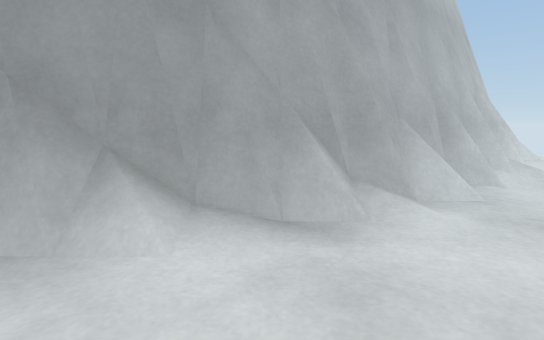
View 1 (above)

14 first-person views from a walk through a 3-D level made in the Unity game engine. The camera is 1.3 m above the floor, tilts 8° down and sees 80° across. The floor is counted in squares, 0.5 m on a side. Each view is taken from the middle of a square. On the plan, view 1 faces up. The plan holds only what a view shows up to about 20 squares ahead; the rest is blank. The place goes on beyond the plan. Surface patterns are stand-ins for the level's own textures.

View 2
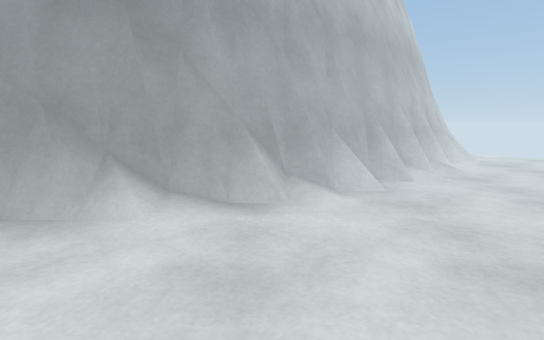

View 3
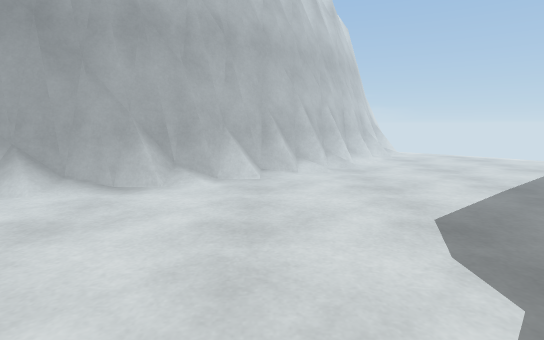

View 4
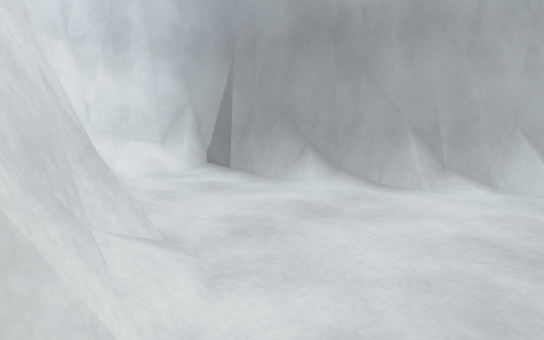

View 5
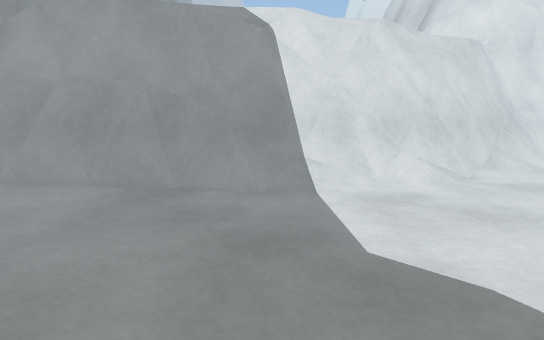

View 6
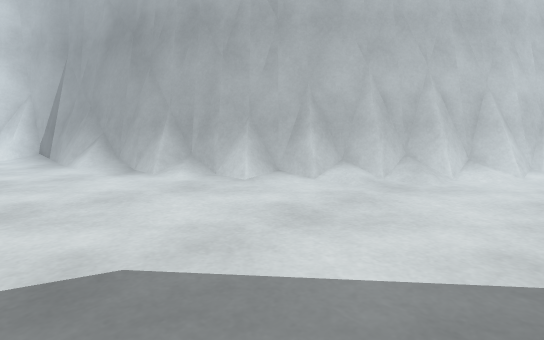

View 7
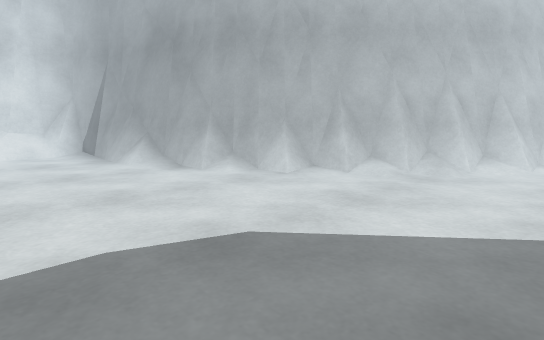

View 8
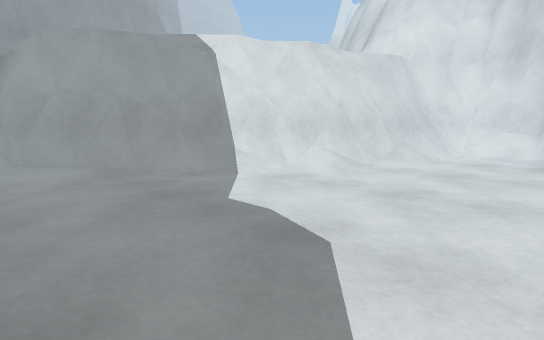

View 9
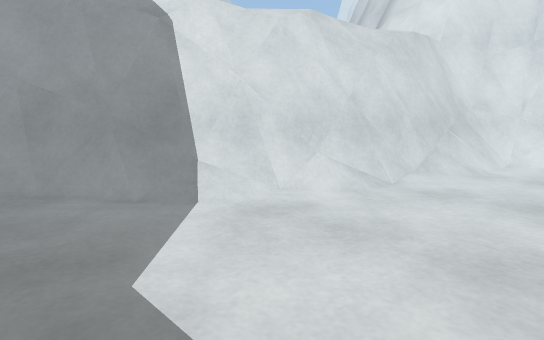

View 10
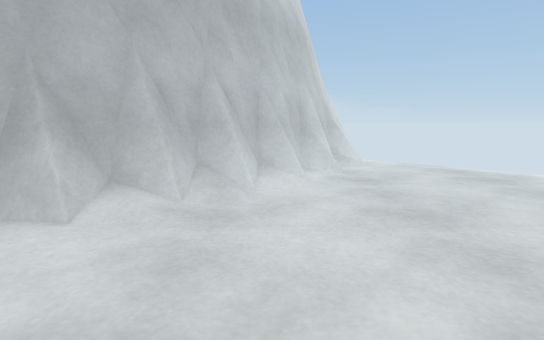

View 11
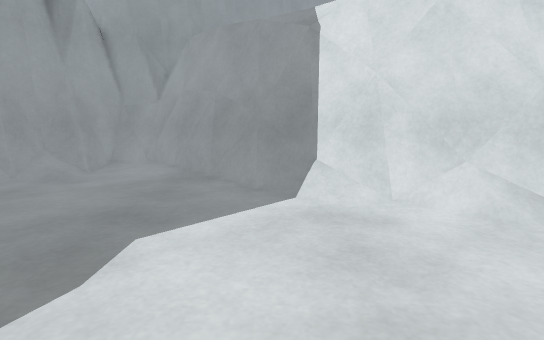

View 12
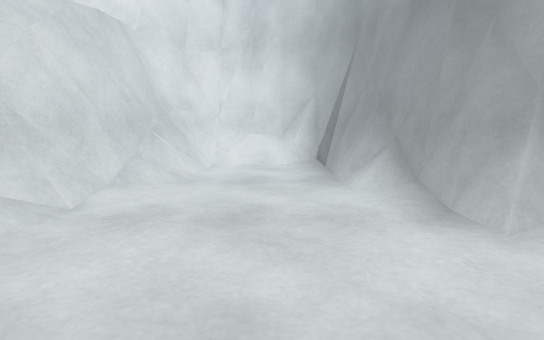

View 13
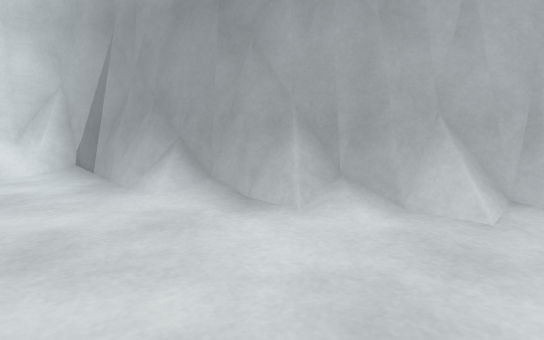

View 14
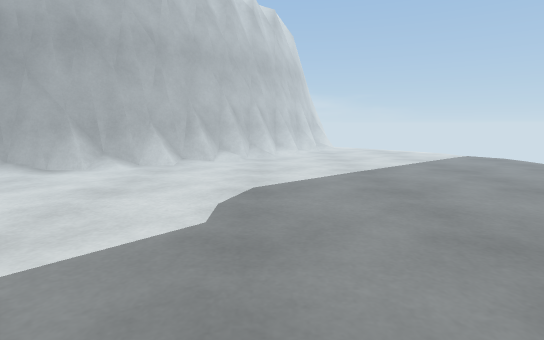

### Floor plan
Key: @ floor where view 1 was taken; # wall or solid block; . main floor; : floor 0.25 m higher than the main floor; + floor 0.5 m higher than the main floor; * floor 0.75 m higher than the main floor; % floor 1 m higher than the main floor; / step, stairs or slope; = window, fence, low wall or low ledge; ^ raised ledge.
Columns run from 10 left of view 1 to 19 right of it. Each row starts with its distance up from view 1.
 25                           ###=
 24                           ##^
 23                          ##==.
 22                         ### ..
 21                        ###=...
 20                       ##=  ...
 19                      ###=:....
 18                     ##===.....
 17                    ####:......
 16                   ##==#.......
 15                  ##= :........
 14                ####=::........
 13               ###=##..........
 12            #####^:............
 11           ###===#.............
 10         ####=::...............
  9     ######===.................
  8    ##%*/::....................
  7 #####=//......................
  6 ==#...........................
  5 ..............................
  4 ..............................
  3 ..............................
  2 ..............................
  1 ..............................
  0 ..........@...................
 -1 .///..........................
 -2 ##/+::/.......................
 -3  #====#::.....................
 -4  #########==//................
 -5          ##==//...............
 -6           ####==//............
 -7             ####=//...........
 -8                ###=##.........
 -9                 ####=#........
-10                     #=#.......
-11                      ##=......
-12                       ##=.....
-13                       ###=...=
-14                        ###=..=
-15                         ###=#=
-16                          ###

Positions as (right, up) in squares from view 1, and headings:
1: (0, 0), facing up
2: (2, -4), facing up
3: (8, -7), facing up
4: (8, -7), facing up-left
5: (18, 1), facing down-left
6: (19, 1), facing up-left
7: (19, -2), facing up-left
8: (19, 7), facing down-left
9: (14, 3), facing down-left
10: (15, 5), facing up
11: (9, 5), facing down
12: (10, 3), facing left
13: (9, 1), facing up-left
14: (14, -11), facing up
